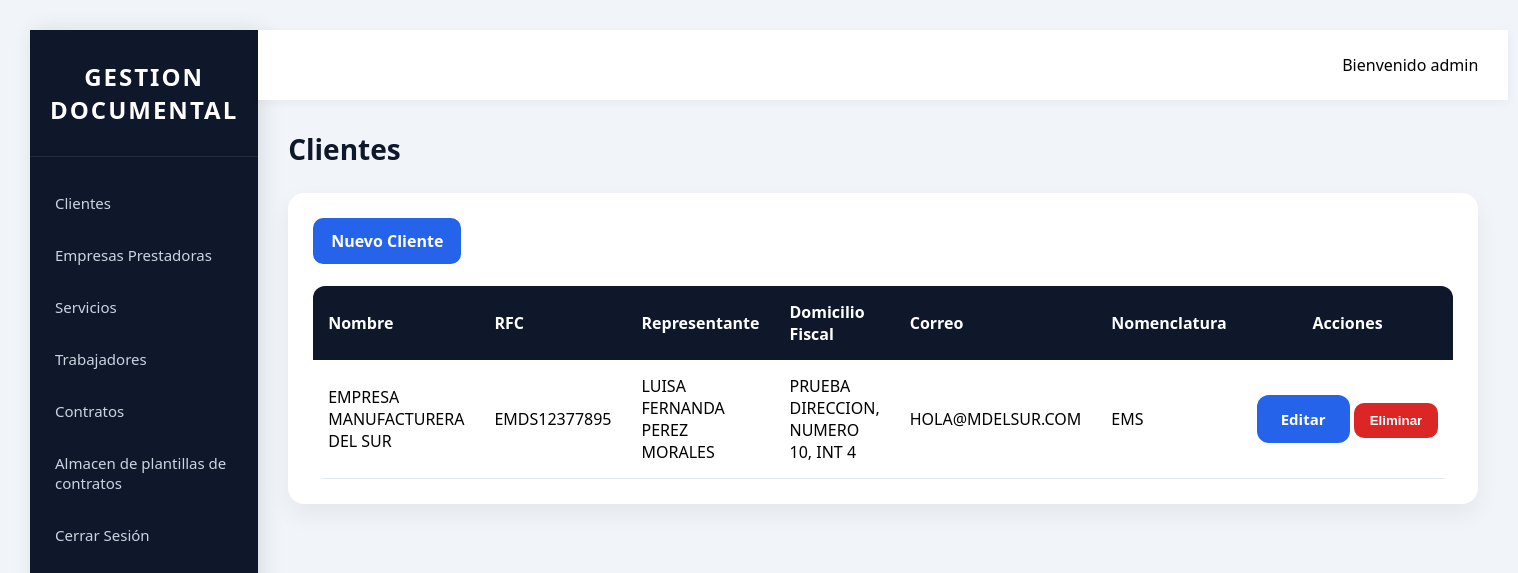
Page /clientes (signed in) on the committed database.
### models/models.py (models this page shows)
class Users(UserMixin, db.Model):
    __tablename__ = 'dim_usuarios'
    id = db.Column(db.Integer, primary_key=True)
    nombre = db.Column(db.String(200))
    fecha_nacimiento = db.Column(db.Date)
    nombre_usuario = db.Column(db.String(200))
    contraseña = db.Column(db.String(200))
    tipo_usuario = db.Column(db.String(200), default="LEGAL")
    activo = db.Column(db.Boolean, default=True)

class Cliente(db.Model):
    __tablename__ = 'dim_clientes'
    id = db.Column(db.Integer, primary_key=True)
    nombre_cliente = db.Column(db.String(200))
    rfc = db.Column(db.String(20))
    representante = db.Column(db.String(200))
    dom_fiscal = db.Column(db.String(400))
    correo = db.Column(db.String(200))
    nomenclatura = db.Column(db.String(10))

### app.py (the view)
@app.route('/clientes')
@login_required
def clientes():
    clientes = Cliente.query.all()
    return render_template(
        'cliente.html',
        clientes = clientes
    )

### app.py (called while the page is built)
@login_manager.user_loader
def load_user(id):
    return Users.query.get(
        int(id)
    )

### templates/cliente.html
{% extends 'base.html' %}
{% block content %}
<h1 class="page-title">
    Clientes
</h1>
<div class="card">
    <a
        href="{{ url_for('nuevo_cliente') }}"
        class="btn"
    >
        Nuevo Cliente
    </a>
    <br><br>
    <table>
        <thead>
            <tr>
                <th>Nombre</th>
                <th>RFC</th>
                <th>Representante</th>
                <th>Domicilio Fiscal</th>
                <th>Correo</th>
                <th>Nomenclatura</th>
                <th style="width:220px; text-align:center;">
                    Acciones
                </th>
            </tr>
        </thead>
        <tbody>
            {% for cliente in clientes %}
                <tr>
                    <td>{{ cliente.nombre_cliente }}</td>
                    <td>{{ cliente.rfc }}</td>
                    <td>{{ cliente.representante }}</td>
                    <td>{{ cliente.dom_fiscal }}</td>
                    <td>{{ cliente.correo }}</td>
                    <td>{{ cliente.nomenclatura }}</td>
                    <td style="text-align:center;white-space:nowrap;">
                        <a href="{{ url_for('editar_cliente',id=cliente.id) }}" class="btn-primary">
                            Editar
                        </a>
                        <form method="POST" action="{{ url_for('eliminar_cliente',id=cliente.id) }}"style="display:inline-block;"
                            onsubmit="
                                return confirm(
                                    '¿Desea eliminar este cliente?'
                                );
                            "
                        >
                            <button type="submit" class="btn-danger">
                                Eliminar
                            </button>
                        </form>
                    </td>
                </tr>
            {% endfor %}
        </tbody>
    </table>
</div>
{% endblock %}

### templates/base.html (shortened to what this page needs)
<!DOCTYPE html>
<html>
<head>
    <link rel="stylesheet" href="{{ url_for('static',filename='css/menu.css') }}">
    <link rel="stylesheet" href="{{ url_for('static', filename='css/formularios.css') }}">
    <link rel="stylesheet" href="https://cdn.datatables.net/2.3.2/css/dataTables.dataTables.min.css">
</head>
<body>
    <section class="page-content">
        <div class="layout">
            <aside class="sidebar">
                <div class="sidebar-logo">
                    <h2>GESTION DOCUMENTAL</h2>
                </div>
                <nav>
                    <a href="{{ url_for('clientes') }}">
                        Clientes
                    </a>
                    <a href="{{ url_for('empresas') }}">
                        Empresas Prestadoras
                    </a>
                    <a href="{{ url_for('proyectos') }}">
                        Servicios
                    </a>
                    <a href="{{ url_for('trabajadores') }}">
                        Trabajadores
                    </a>
                    <a href="{{ url_for('contratos') }}">
                        Contratos
                    </a>
                    <a href="{{ url_for('listar_plantillas') }}">
                        Almacen de plantillas de contratos
                    </a>
                    <a href="{{ url_for('logout') }}">
                        Cerrar Sesión
                    </a>
                </nav>
            </aside>
            <main class="content">
                <header class="topbar">
                    Bienvenido {{ current_user.nombre_usuario }}
                </header>
                <section class="page-content">
                    {% block content %}
                    {% endblock %}
                </section>
            </main>
        </div>
    </section>
</body>
</html>

### static/css/menu.css (style rules this page uses)
* { margin:0; padding:0; box-sizing:border-box; }
body { font-family:'Segoe UI',sans-serif; background:#f1f5f9; }
.layout { display:flex; min-height:100vh; }
.sidebar { width:260px; background:#0f172a; color:white; display:flex; flex-direction:column; box-shadow: 4px 0 20px rgba( 0, 0, 0, 0.10 ); }
.sidebar-logo { padding:30px 20px; text-align:center; border-bottom:1px solid rgba( 255, 255, 255, 0.08 ); }
.sidebar-logo h2 { font-size:24px; font-weight:700; letter-spacing:2px; }
.sidebar nav { padding-top:20px; }
.sidebar nav a { display:flex; align-items:center; gap:12px; padding:16px 25px; text-decoration:none; color:#cbd5e1; transition:0.3s; font-size:15px; }
.content { flex:1; display:flex; flex-direction:column; }
.topbar { background:white; height:70px; display:flex; align-items:center; justify-content:flex-end; padding:0 30px; box-shadow: 0 2px 10px rgba( 0, 0, 0, 0.05 ); }
.page-content { padding:30px; }
.card { background:white; padding:25px; border-radius:16px; box-shadow: 0 10px 25px rgba( 0, 0, 0, 0.06 ); }
.page-title { margin-bottom:25px; color:#0f172a; font-size:28px; font-weight:700; }
.btn { display:inline-block; background:#2563eb; color:white; text-decoration:none; padding:12px 18px; border-radius:10px; border:none; cursor:pointer; transition:0.3s; font-weight:600; }
table { width:100%; border-collapse:collapse; background:white; border-radius:12px; overflow:hidden; }
thead { background:#0f172a; color:white; }
th { padding:15px; text-align:left; }
td { padding:15px; border-bottom:1px solid #e2e8f0; }
.btn-primary { display:inline-block; text-decoration:none; padding:10px 18px; border-radius:8px; font-weight:600; }
.btn-danger { background:#dc2626; color:#fff; border:none; padding:10px 18px; border-radius:8px; cursor:pointer; font-weight:600; transition:.3s; }

### static/css/formularios.css (style rules this page uses)
.btn-primary { background:#2563eb; color:white; border:none; border-radius:12px; padding:14px 24px; cursor:pointer; font-weight:600; font-size:15px; transition:.3s; }
.btn-danger { background:#dc2626; color:white; border:none; padding:10px 16px; border-radius:10px; cursor:pointer; font-weight:600; }

### rows in the picture
Users: nombre_usuario "admin"
Cliente: nombre_cliente "EMPRESA MANUFACTURERA DEL SUR", rfc "EMDS12377895", representante "LUISA FERNANDA PEREZ MORALES", dom_fiscal "PRUEBA DIRECCION, NUMERO 10, INT 4", correo "HOLA@MDELSUR.COM", nomenclatura "EMS"
